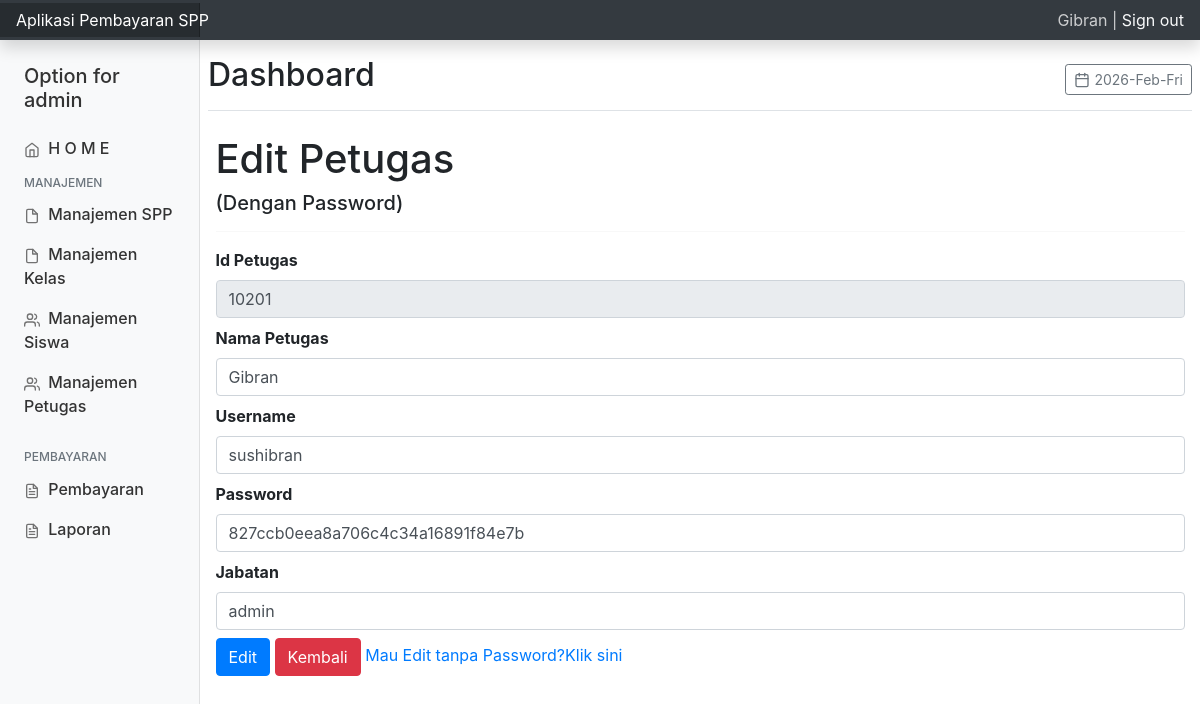
Page /petugas/index.php?url=edit_petugas2&id_petugas=10201 (signed in) on the committed database.
### tables this page shows
CREATE TABLE `petugas` (
  `id_petugas` int(11) NOT NULL,
  `username` varchar(25) NOT NULL,
  `password` varchar(32) NOT NULL,
  `nama_petugas` varchar(35) NOT NULL,
  `level` enum('admin','petugas') NOT NULL
);

### petugas/edit_petugas2.php (the view, shortened to what this page needs)
<?php
include "../koneksi.php";
$id_petugas = $_GET['id_petugas'];
$query = mysqli_query($koneksi, "SELECT * FROM petugas WHERE id_petugas=$id_petugas");
$data = mysqli_fetch_array($query);
?>
<!DOCTYPE html>
<html>
<head>
</head>
<body>
    <h1>Edit Petugas</h1>
    <h5>(Dengan Password)</h5>
    <hr>
    <form action="?url=aksi_edit_petugas2" method="post">
        <div class="form-group mb-2">
            <label>Id Petugas</label>
            <input type="text" name="id_petugas" class="form-control" value="<?php echo $data['id_petugas']; ?>" disabled />
        </div>
        <div class="form-group mb-2">
            <label>Nama Petugas</label>
            <input type="text" name="nama_petugas" class="form-control" value="<?php echo $data['nama_petugas']; ?>" required/>
        </div>
        <div class="form-group mb-2">
            <label>Username</label>
            <input type="text" name="username" class="form-control" value="<?php echo $data['username']; ?>" required/>
        </div>
        <div class="form-group mb-2">
            <label>Password</label>
            <input type="text" name="password" class="form-control" value="<?php echo $data['password']; ?>" required/>
        </div>
        <div class="form-group mb-2">
            <label for="">Jabatan</label>
            <select name="level" id="" class="form-control" value="" required>
                <option value="<?php echo $data['level']; ?>"><?php echo $data['level']; ?></option>
            </select>
        </div>
        <div class="form-group mb-2">
            <input type="submit" value="Edit" class="btn btn-primary">
            <a href="?url=td_petugas" class="btn btn-danger" onclick="return confirm('Anda yakin akan keluar?');">Kembali</a>
            <a href="?url=edit_petugas&id_petugas=<?= $data['id_petugas'];?>">Mau Edit tanpa Password?Klik sini</a>
        </div>
</body>
</html>

### style/css/dashboard.css (style rules this page uses)
body { font-size: .875rem; }

### rows in the picture
petugas: id_petugas "10201", nama_petugas "Gibran", username "sushibran", password "827ccb0eea8a706c4c34a16891f84e7b", level "admin"

### other values in the picture
$_SESSION['nama_petugas'] "Gibran"
$_SESSION['level'] "admin"
